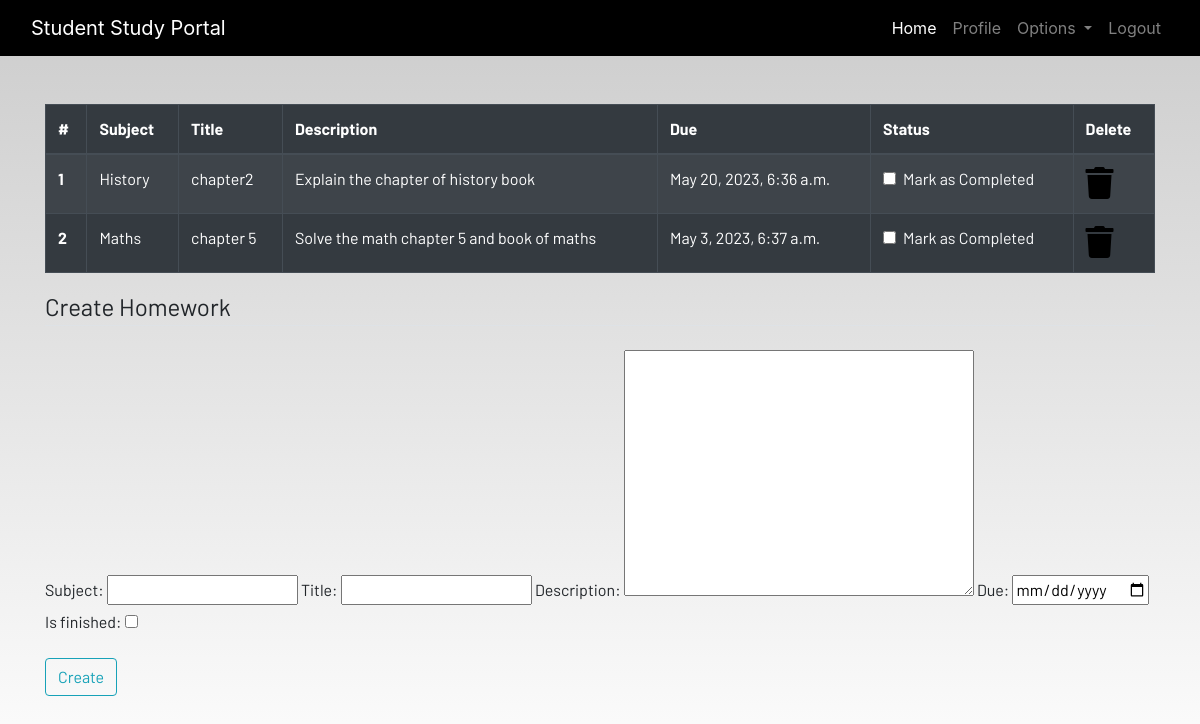
The page /homework (signed in) on the database its author committed.
### dashboard/models.py (models this page shows, shortened)
class Homework(models.Model):
    user = models.ForeignKey(User, on_delete=models.CASCADE)
    subject = models.CharField(max_length=50)
    title = models.CharField(max_length=100)
    description = models.TextField()
    due = models.DateTimeField()
    is_finished = models.BooleanField(default=False)

### dashboard/views.py (the view)
# urls.py: path('homework', views.homework, name='homework'),
@login_required
def homework(request):
    if request.method == 'POST':
        form = HomewrokForm(request.POST)
        if form.is_valid():
            try:
                finished = request.POST['is_finished']
                if finished == 'on':
                    finished = True
                else:
                    finished = False
            except:
                finished = False
            homeworks = Homework(
                user = request.user,
                subject = request.POST['subject'],
                title = request.POST['title'],
                description = request.POST['description'],
                due = request.POST['due'],
                is_finished = finished
            )
            homeworks.save()
            messages.success(request, f'Homework Added from {request.user.username}')
    else:
        form = HomewrokForm()
    homework = Homework.objects.filter(user=request.user)
    if len(homework) == 0:
        homework_done = True
    else:
        homework_done = False
    context = {
        'homeworks': homework,
        'homeworks_done':homework_done,
        'form':form
        }
    return render(request, 'dashboard/homework.html', context)

### dashboard/forms.py
class HomewrokForm(forms.ModelForm):
    class Meta:
        model = Homework
        widgets = {'due':DateInput()}
        fields = ['subject', 'title', 'description', 'due', 'is_finished']

### dashboard/templates/dashboard/homework.html (shortened to what this page needs)
{% extends 'dashboard/base.html' %}
{% load static %}
{% block content %}
<div class="container">
{% if not homeworks_done %}
    <table class="table table-striped table-bordered table-hover table-dark">
        <thead>
            <tr>
                <th scope="col">#</th>
                <th scope="col">Subject</th>
                <th scope="col">Title</th>
                <th scope="col">Description</th>
                <th scope="col">Due</th>
                <th scope="col">Status</th>
                <th scope="col">Delete</th>
            </tr>
        </thead>
        <tbody>
            {% for homework in homeworks %}
            <tr>
                <th scope="row">{{forloop.counter}}</th>
                <td>{{homework.subject}}</td>
                <td>{{homework.title}}</td>
                <td>{{homework.description}}</td>
                <td>{{homework.due}}</td>
                <td>
                    <a href="{% url 'update-homework' homework.id %}">
                        <div class="form-check">
                            {% if homework.is_finished == True %}
                            <input class="form-check-input" type="checkbox" value="" checked>
                            {% else %}
                            <input class="form-check-input" type="checkbox" value="">
                            {% endif %}
                            <label class="form-check-label text-light" for="flexCheckDefault">
                                Mark as Completed
                            </label>
                        </div>
                    </a>
                </td>
                <td><a href="{% url 'delete-homework' homework.id %}"><i class="fa fa-trash fa-2x"></i></a></td>
            </tr>
            {% endfor %}
        </tbody>
    </table>
    {% else %}
    <h4>All homeworks are completed!! Create to have more!!</h4>
{% endif %}
</div>
<div class=" container">
    <form method="POST">
        <fieldset class="form-group">
            <legend class="border-bottom mb-4">Create Homework</legend>
            {{form}}
        </fieldset>
        <div class="form-group">
            <button href="" class="btn btn-outline-info" type="submit">
                Create
            </button>
        </div>
    </form>
</div>
{% endblock content %}

### static/css/main.css (style rules this page uses)
html { scroll-behavior: smooth; height: 100%; width: 100%; }
a { text-decoration: none !important; color: black; }
html, body { max-width: 100%; overflow-x: hidden; height: 100%; width: 100%; }
body { background: linear-gradient(rgba(0, 0, 0, 0.2), rgba(255, 255, 255, 0.5)); overflow-x: hidden; background-repeat: no-repeat; }
.fa { color: black; }

### rows shown on the page
Homework: subject "History", title "chapter2", description "Explain the chapter of history book", due "May 20, 2023, 6:36 a.m."
Homework: subject "Maths", title "chapter 5", description "Solve the math chapter 5 and book of maths", due "May 3, 2023, 6:37 a.m."
